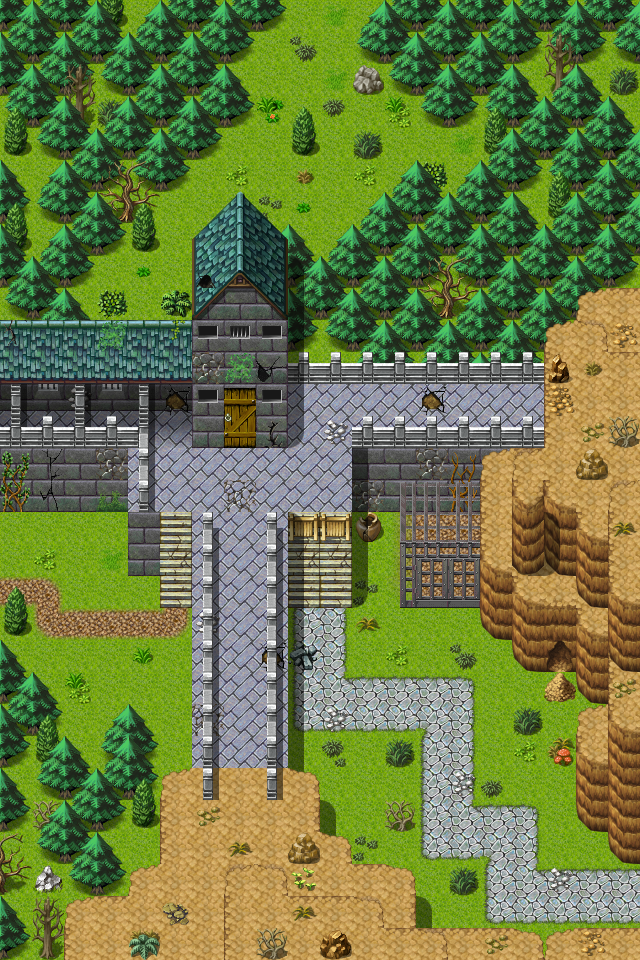

A level layout from a 2D game, rendered from its tile map. Below: a short description, then the map file with tile-grid data replaced by summaries:
An orthogonal 20x30 tile map with 32x32 px tiles, 4 tile layers (Ground, Objects, Above, Top), 1 hidden layer not drawn, 60 tilesets and 22 objects (11x spawn, 6x mapchange, 5x script).

<map version="1.0" tiledversion="1.1.5" orientation="orthogonal" renderorder="right-down" width="20" height="30" tilewidth="32" tileheight="32" infinite="0" nextobjectid="23">
 <tileset firstgid="1" name="map_bed_1" tilewidth="32" tileheight="32" tilecount="128" columns="16">
  <image source="../drawable/map_bed_1.png" width="512" height="256" />
 </tileset>
 <tileset firstgid="129" name="map_border_1" tilewidth="32" tileheight="32" tilecount="128" columns="16">
  <image source="../drawable/map_border_1.png" width="512" height="256" />
 </tileset>
 <tileset firstgid="257" name="map_bridge_1" tilewidth="32" tileheight="32" tilecount="128" columns="16">
  <image source="../drawable/map_bridge_1.png" width="512" height="256" />
 </tileset>
 <tileset firstgid="385" name="map_bridge_2" tilewidth="32" tileheight="32" tilecount="128" columns="16">
  <image source="../drawable/map_bridge_2.png" width="512" height="256" />
 </tileset>
 <tileset firstgid="513" name="map_broken_1" tilewidth="32" tileheight="32" tilecount="128" columns="16">
  <image source="../drawable/map_broken_1.png" width="512" height="256" />
 </tileset>
 <tileset firstgid="641" name="map_cavewall_1" tilewidth="32" tileheight="32" tilecount="108" columns="18">
  <image source="../drawable/map_cavewall_1.png" width="576" height="192" />
 </tileset>
 <tileset firstgid="749" name="map_cavewall_2" tilewidth="32" tileheight="32" tilecount="108" columns="18">
  <image source="../drawable/map_cavewall_2.png" width="576" height="192" />
 </tileset>
 <tileset firstgid="857" name="map_cavewall_3" tilewidth="32" tileheight="32" tilecount="108" columns="18">
  <image source="../drawable/map_cavewall_3.png" width="576" height="192" />
 </tileset>
 <tileset firstgid="965" name="map_cavewall_4" tilewidth="32" tileheight="32" tilecount="108" columns="18">
  <image source="../drawable/map_cavewall_4.png" width="576" height="192" />
 </tileset>
 <tileset firstgid="1073" name="map_chair_table_1" tilewidth="32" tileheight="32" tilecount="128" columns="16">
  <image source="../drawable/map_chair_table_1.png" width="512" height="256" />
 </tileset>
 <tileset firstgid="1201" name="map_chair_table_2" tilewidth="32" tileheight="32" tilecount="128" columns="16">
  <image source="../drawable/map_chair_table_2.png" width="512" height="256" />
 </tileset>
 <tileset firstgid="1329" name="map_crate_1" tilewidth="32" tileheight="32" tilecount="128" columns="16">
  <image source="../drawable/map_crate_1.png" width="512" height="256" />
 </tileset>
 <tileset firstgid="1457" name="map_cupboard_1" tilewidth="32" tileheight="32" tilecount="128" columns="16">
  <image source="../drawable/map_cupboard_1.png" width="512" height="256" />
 </tileset>
 <tileset firstgid="1585" name="map_curtain_1" tilewidth="32" tileheight="32" tilecount="128" columns="16">
  <image source="../drawable/map_curtain_1.png" width="512" height="256" />
 </tileset>
 <tileset firstgid="1713" name="map_entrance_1" tilewidth="32" tileheight="32" tilecount="128" columns="16">
  <image source="../drawable/map_entrance_1.png" width="512" height="256" />
 </tileset>
 <tileset firstgid="1841" name="map_entrance_2" tilewidth="32" tileheight="32" tilecount="128" columns="16">
  <image source="../drawable/map_entrance_2.png" width="512" height="256" />
 </tileset>
 <tileset firstgid="1969" name="map_fence_1" tilewidth="32" tileheight="32" tilecount="128" columns="16">
  <image source="../drawable/map_fence_1.png" width="512" height="256" />
 </tileset>
 <tileset firstgid="2097" name="map_fence_2" tilewidth="32" tileheight="32" tilecount="128" columns="16">
  <image source="../drawable/map_fence_2.png" width="512" height="256" />
 </tileset>
 <tileset firstgid="2225" name="map_fence_3" tilewidth="32" tileheight="32" tilecount="128" columns="16">
  <image source="../drawable/map_fence_3.png" width="512" height="256" />
 </tileset>
 <tileset firstgid="2353" name="map_fence_4" tilewidth="32" tileheight="32" tilecount="128" columns="16">
  <image source="../drawable/map_fence_4.png" width="512" height="256" />
 </tileset>
 <tileset firstgid="2481" name="map_ground_1" tilewidth="32" tileheight="32" tilecount="128" columns="16">
  <image source="../drawable/map_ground_1.png" width="512" height="256" />
 </tileset>
 <tileset firstgid="2609" name="map_ground_2" tilewidth="32" tileheight="32" tilecount="128" columns="16">
  <image source="../drawable/map_ground_2.png" width="512" height="256" />
 </tileset>
 <tileset firstgid="2737" name="map_ground_3" tilewidth="32" tileheight="32" tilecount="128" columns="16">
  <image source="../drawable/map_ground_3.png" width="512" height="256" />
 </tileset>
 <tileset firstgid="2865" name="map_ground_4" tilewidth="32" tileheight="32" tilecount="128" columns="16">
  <image source="../drawable/map_ground_4.png" width="512" height="256" />
 </tileset>
 <tileset firstgid="2993" name="map_ground_5" tilewidth="32" tileheight="32" tilecount="128" columns="16">
  <image source="../drawable/map_ground_5.png" width="512" height="256" />
 </tileset>
 <tileset firstgid="3121" name="map_ground_6" tilewidth="32" tileheight="32" tilecount="128" columns="16">
  <image source="../drawable/map_ground_6.png" width="512" height="256" />
 </tileset>
 <tileset firstgid="3249" name="map_ground_7" tilewidth="32" tileheight="32" tilecount="128" columns="16">
  <image source="../drawable/map_ground_7.png" width="512" height="256" />
 </tileset>
 <tileset firstgid="3377" name="map_ground_8" tilewidth="32" tileheight="32" tilecount="128" columns="16">
  <image source="../drawable/map_ground_8.png" width="512" height="256" />
 </tileset>
 <tileset firstgid="3505" name="map_house_1" tilewidth="32" tileheight="32" tilecount="128" columns="16">
  <image source="../drawable/map_house_1.png" width="512" height="256" />
 </tileset>
 <tileset firstgid="3633" name="map_house_2" tilewidth="32" tileheight="32" tilecount="128" columns="16">
  <image source="../drawable/map_house_2.png" width="512" height="256" />
 </tileset>
 <tileset firstgid="3761" name="map_indoor_1" tilewidth="32" tileheight="32" tilecount="128" columns="16">
  <image source="../drawable/map_indoor_1.png" width="512" height="256" />
 </tileset>
 <tileset firstgid="3889" name="map_indoor_2" tilewidth="32" tileheight="32" tilecount="128" columns="16">
  <image source="../drawable/map_indoor_2.png" width="512" height="256" />
 </tileset>
 <tileset firstgid="4017" name="map_kitchen_1" tilewidth="32" tileheight="32" tilecount="128" columns="16">
  <image source="../drawable/map_kitchen_1.png" width="512" height="256" />
 </tileset>
 <tileset firstgid="4145" name="map_outdoor_1" tilewidth="32" tileheight="32" tilecount="128" columns="16">
  <image source="../drawable/map_outdoor_1.png" width="512" height="256" />
 </tileset>
 <tileset firstgid="4273" name="map_pillar_1" tilewidth="32" tileheight="32" tilecount="128" columns="16">
  <image source="../drawable/map_pillar_1.png" width="512" height="256" />
 </tileset>
 <tileset firstgid="4401" name="map_pillar_2" tilewidth="32" tileheight="32" tilecount="128" columns="16">
  <image source="../drawable/map_pillar_2.png" width="512" height="256" />
 </tileset>
 <tileset firstgid="4529" name="map_plant_1" tilewidth="32" tileheight="32" tilecount="128" columns="16">
  <image source="../drawable/map_plant_1.png" width="512" height="256" />
 </tileset>
 <tileset firstgid="4657" name="map_plant_2" tilewidth="32" tileheight="32" tilecount="128" columns="16">
  <image source="../drawable/map_plant_2.png" width="512" height="256" />
 </tileset>
 <tileset firstgid="4785" name="map_rock_1" tilewidth="32" tileheight="32" tilecount="128" columns="16">
  <image source="../drawable/map_rock_1.png" width="512" height="256" />
 </tileset>
 <tileset firstgid="4913" name="map_rock_2" tilewidth="32" tileheight="32" tilecount="128" columns="16">
  <image source="../drawable/map_rock_2.png" width="512" height="256" />
 </tileset>
 <tileset firstgid="5041" name="map_roof_1" tilewidth="32" tileheight="32" tilecount="128" columns="16">
  <image source="../drawable/map_roof_1.png" width="512" height="256" />
 </tileset>
 <tileset firstgid="5169" name="map_roof_2" tilewidth="32" tileheight="32" tilecount="128" columns="16">
  <image source="../drawable/map_roof_2.png" width="512" height="256" />
 </tileset>
 <tileset firstgid="5297" name="map_roof_3" tilewidth="32" tileheight="32" tilecount="128" columns="16">
  <image source="../drawable/map_roof_3.png" width="512" height="256" />
 </tileset>
 <tileset firstgid="5425" name="map_shop_1" tilewidth="32" tileheight="32" tilecount="128" columns="16">
  <image source="../drawable/map_shop_1.png" width="512" height="256" />
 </tileset>
 <tileset firstgid="5553" name="map_sign_ladder_1" tilewidth="32" tileheight="32" tilecount="128" columns="16">
  <image source="../drawable/map_sign_ladder_1.png" width="512" height="256" />
 </tileset>
 <tileset firstgid="5681" name="map_table_1" tilewidth="32" tileheight="32" tilecount="128" columns="16">
  <image source="../drawable/map_table_1.png" width="512" height="256" />
 </tileset>
 <tileset firstgid="5809" name="map_trail_1" tilewidth="32" tileheight="32" tilecount="128" columns="16">
  <image source="../drawable/map_trail_1.png" width="512" height="256" />
 </tileset>
 <tileset firstgid="5937" name="map_transition_1" tilewidth="32" tileheight="32" tilecount="128" columns="16">
  <image source="../drawable/map_transition_1.png" width="512" height="256" />
 </tileset>
 <tileset firstgid="6065" name="map_transition_2" tilewidth="32" tileheight="32" tilecount="128" columns="16">
  <image source="../drawable/map_transition_2.png" width="512" height="256" />
 </tileset>
 <tileset firstgid="6193" name="map_transition_3" tilewidth="32" tileheight="32" tilecount="128" columns="16">
  <image source="../drawable/map_transition_3.png" width="512" height="256" />
 </tileset>
 <tileset firstgid="6321" name="map_transition_4" tilewidth="32" tileheight="32" tilecount="128" columns="16">
  <image source="../drawable/map_transition_4.png" width="512" height="256" />
 </tileset>
 <tileset firstgid="6449" name="map_transition_5" tilewidth="32" tileheight="32" tilecount="128" columns="16">
  <image source="../drawable/map_transition_5.png" width="512" height="256" />
 </tileset>
 <tileset firstgid="6577" name="map_tree_1" tilewidth="32" tileheight="32" tilecount="128" columns="16">
  <image source="../drawable/map_tree_1.png" width="512" height="256" />
 </tileset>
 <tileset firstgid="6705" name="map_tree_2" tilewidth="32" tileheight="32" tilecount="128" columns="16">
  <image source="../drawable/map_tree_2.png" width="512" height="256" />
 </tileset>
 <tileset firstgid="6833" name="map_wall_1" tilewidth="32" tileheight="32" tilecount="128" columns="16">
  <image source="../drawable/map_wall_1.png" width="512" height="256" />
 </tileset>
 <tileset firstgid="6961" name="map_wall_2" tilewidth="32" tileheight="32" tilecount="120" columns="15">
  <image source="../drawable/map_wall_2.png" width="480" height="256" />
 </tileset>
 <tileset firstgid="7081" name="map_wall_3" tilewidth="32" tileheight="32" tilecount="120" columns="15">
  <image source="../drawable/map_wall_3.png" width="480" height="256" />
 </tileset>
 <tileset firstgid="7201" name="map_wall_4" tilewidth="32" tileheight="32" tilecount="120" columns="15">
  <image source="../drawable/map_wall_4.png" width="480" height="256" />
 </tileset>
 <tileset firstgid="7321" name="map_window_1" tilewidth="32" tileheight="32" tilecount="128" columns="16">
  <image source="../drawable/map_window_1.png" width="512" height="256" />
 </tileset>
 <tileset firstgid="7449" name="map_window_2" tilewidth="32" tileheight="32" tilecount="128" columns="16">
  <image source="../drawable/map_window_2.png" width="512" height="256" />
 </tileset>
 <layer name="Ground" width="20" height="30">
  <data>[600 cells, 600 non-empty, 35 distinct tile ids]</data>
 </layer>
 <layer name="Objects" width="20" height="30">
  <data>[600 cells, 337 non-empty, 89 distinct tile ids]</data>
 </layer>
 <layer name="Above" width="20" height="30">
  <data>[600 cells, 136 non-empty, 27 distinct tile ids]</data>
 </layer>
 <layer name="Top" width="20" height="30">
  <data>[600 cells, 8 non-empty, 4 distinct tile ids]</data>
 </layer>
 <layer name="Walkable" width="20" height="30" visible="0">
  <data>[600 cells, 364 non-empty, 2 distinct tile ids]</data>
 </layer>
 <objectgroup name="Mapevents">
  <object id="8" name="west2" type="mapchange" x="0" y="512" width="32" height="96">
   <properties>
    <property name="map" value="wild19" />
    <property name="place" value="east2" />
   </properties>
  </object>
  <object id="9" name="west1" type="mapchange" x="0" y="384" width="32" height="64">
   <properties>
    <property name="map" value="wild19" />
    <property name="place" value="east1" />
   </properties>
  </object>
  <object id="10" name="east" type="mapchange" x="608" y="864" width="32" height="64">
   <properties>
    <property name="map" value="waytogalmore0" />
    <property name="place" value="west" />
   </properties>
  </object>
  <object id="11" name="north" type="mapchange" x="288" y="0" width="96" height="32">
   <properties>
    <property name="map" value="wild16" />
    <property name="place" value="south" />
   </properties>
  </object>
  <object id="12" name="south" type="mapchange" x="64" y="928" width="160" height="32">
   <properties>
    <property name="map" value="wild22" />
    <property name="place" value="north" />
   </properties>
  </object>
  <object id="13" name="entrance" type="mapchange" x="224" y="416" width="32" height="32">
   <properties>
    <property name="map" value="stoutford_tower3" />
    <property name="place" value="exit" />
   </properties>
  </object>
  <object id="20" name="stn_gyra_m18_4" type="script" x="192" y="448" width="96" height="32" />
  <object id="25" name="stn_gyra_m18_3" type="script" x="576" y="832" width="32" height="96" />
  <object id="20" name="stn_gyra_m18_2" type="script" x="32" y="512" width="32" height="128" />
  <object id="21" name="stn_gyra_m18_1" type="script" x="64" y="896" width="160" height="32" />
  <object id="22" name="stn_castle_cleared" type="script" x="160" y="544" width="32" height="32" />
 </objectgroup>
 <objectgroup name="Spawn">
  <object id="1" name="stoutford_guard1" type="spawn" x="288" y="480" width="64" height="32">
   <properties>
    <property name="spawngroup" value="stoutford_guard1" />
   </properties>
  </object>
  <object id="2" name="stoutford_guard1b" type="spawn" x="192" y="448" width="96" height="32">
   <properties>
    <property name="spawngroup" value="stoutford_guard1" />
   </properties>
  </object>
  <object id="3" name="stoutford_guard1c" type="spawn" x="32" y="512" width="192" height="224">
   <properties>
    <property name="spawngroup" value="stoutford_guard1" />
   </properties>
  </object>
  <object id="4" name="stoutford_guard1d" type="spawn" x="384" y="384" width="64" height="32">
   <properties>
    <property name="spawngroup" value="stoutford_guard1" />
   </properties>
  </object>
  <object id="5" name="forestboar2" type="spawn" x="160" y="32" width="384" height="192">
   <properties>
    <property name="quantity" value="1" />
   </properties>
  </object>
  <object id="6" name="forestbeetle" type="spawn" x="64" y="128" width="224" height="192">
   <properties>
    <property name="quantity" value="2" />
   </properties>
  </object>
  <object id="18" name="erwyn_soldier" type="spawn" x="288" y="608" width="288" height="320" />
  <object id="21" name="stn_gyra4" type="spawn" x="224" y="416" width="32" height="32">
   <properties>
    <property name="active" value="false" />
    <property name="ignoreAreas" value="true" />
   </properties>
  </object>
  <object id="24" name="stn_gyra3" type="spawn" x="608" y="864" width="32" height="64">
   <properties>
    <property name="active" value="false" />
    <property name="ignoreAreas" value="true" />
   </properties>
  </object>
  <object id="22" name="stn_gyra2" type="spawn" x="0" y="544" width="32" height="64">
   <properties>
    <property name="active" value="false" />
    <property name="ignoreAreas" value="true" />
   </properties>
  </object>
  <object id="23" name="stn_gyra1" type="spawn" x="160" y="928" width="64" height="32">
   <properties>
    <property name="active" value="false" />
    <property name="ignoreAreas" value="true" />
   </properties>
  </object>
 </objectgroup>
 <objectgroup name="Keys" />
 <objectgroup name="Replace" />
</map>
